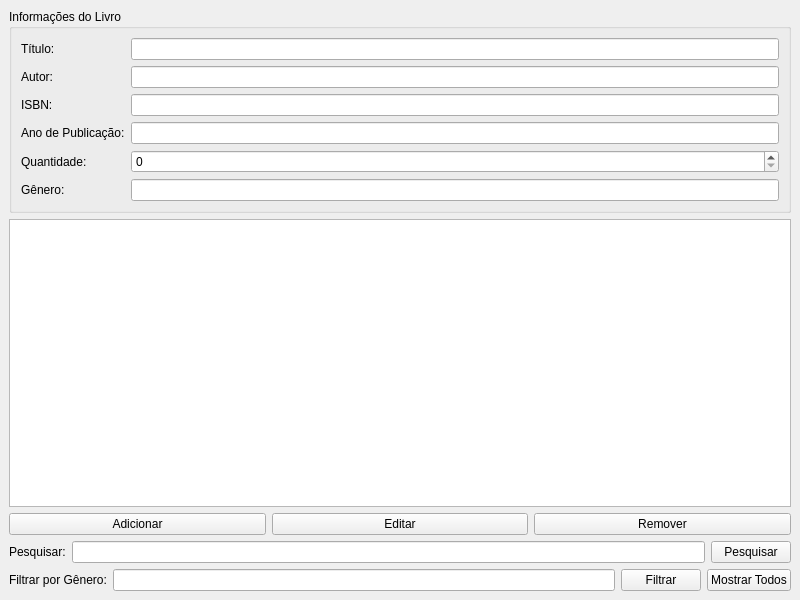
<?xml version="1.0" encoding="UTF-8"?>
<ui version="4.0">
 <class>MainWindow</class>
 <widget class="QMainWindow" name="MainWindow">
  <property name="geometry">
   <rect>
    <x>0</x>
    <y>0</y>
    <width>800</width>
    <height>600</height>
   </rect>
  </property>
  <property name="windowTitle">
   <string>Sistema de Inventário de Biblioteca</string>
  </property>
  <widget class="QWidget" name="centralwidget">
   <layout class="QVBoxLayout" name="verticalLayout">
    <item>
     <widget class="QGroupBox" name="groupBox">
      <property name="title">
       <string>Informações do Livro</string>
      </property>
      <layout class="QFormLayout" name="formLayout">
       <item row="0" column="0">
        <widget class="QLabel" name="labelTitulo">
         <property name="text">
          <string>Título:</string>
         </property>
        </widget>
       </item>
       <item row="0" column="1">
        <widget class="QLineEdit" name="inputTitulo"/>
       </item>
       <item row="1" column="0">
        <widget class="QLabel" name="labelAutor">
         <property name="text">
          <string>Autor:</string>
         </property>
        </widget>
       </item>
       <item row="1" column="1">
        <widget class="QLineEdit" name="inputAutor"/>
       </item>
       <item row="2" column="0">
        <widget class="QLabel" name="labelISBN">
         <property name="text">
          <string>ISBN:</string>
         </property>
        </widget>
       </item>
       <item row="2" column="1">
        <widget class="QLineEdit" name="inputISBN"/>
       </item>
       <item row="3" column="0">
        <widget class="QLabel" name="labelAnoPublicacao">
         <property name="text">
          <string>Ano de Publicação:</string>
         </property>
        </widget>
       </item>
       <item row="3" column="1">
        <widget class="QLineEdit" name="inputAnoPublicacao"/>
       </item>
       <item row="4" column="0">
        <widget class="QLabel" name="labelQuantidade">
         <property name="text">
          <string>Quantidade:</string>
         </property>
        </widget>
       </item>
       <item row="4" column="1">
        <widget class="QSpinBox" name="inputQuantidade"/>
       </item>
       <item row="5" column="0">
        <widget class="QLabel" name="labelGenero">
         <property name="text">
          <string>Gênero:</string>
         </property>
        </widget>
       </item>
       <item row="5" column="1">
        <widget class="QLineEdit" name="inputGenero"/>
       </item>
      </layout>
     </widget>
    </item>
    <item>
     <widget class="QListWidget" name="listaLivros"/>
    </item>
    <item>
     <layout class="QHBoxLayout" name="horizontalLayout">
      <item>
       <widget class="QPushButton" name="btnAdicionar">
        <property name="text">
         <string>Adicionar</string>
        </property>
       </widget>
      </item>
      <item>
       <widget class="QPushButton" name="btnEditar">
        <property name="text">
         <string>Editar</string>
        </property>
       </widget>
      </item>
      <item>
       <widget class="QPushButton" name="btnRemover">
        <property name="text">
         <string>Remover</string>
        </property>
       </widget>
      </item>
     </layout>
    </item>
    <item>
     <layout class="QHBoxLayout" name="horizontalLayout_2">
      <item>
       <widget class="QLabel" name="labelPesquisa">
        <property name="text">
         <string>Pesquisar:</string>
        </property>
       </widget>
      </item>
      <item>
       <widget class="QLineEdit" name="inputPesquisa"/>
      </item>
      <item>
       <widget class="QPushButton" name="btnPesquisar">
        <property name="text">
         <string>Pesquisar</string>
        </property>
       </widget>
      </item>
     </layout>
    </item>
    <item>
     <layout class="QHBoxLayout" name="horizontalLayout_3">
      <item>
       <widget class="QLabel" name="labelFiltroGenero">
        <property name="text">
         <string>Filtrar por Gênero:</string>
        </property>
       </widget>
      </item>
      <item>
       <widget class="QLineEdit" name="inputFiltroGenero"/>
      </item>
      <item>
       <widget class="QPushButton" name="btnFiltrarGenero">
        <property name="text">
         <string>Filtrar</string>
        </property>
       </widget>
      </item>
      <item>
       <widget class="QPushButton" name="btnMostrarTodos">
        <property name="text">
         <string>Mostrar Todos</string>
        </property>
       </widget>
      </item>
     </layout>
    </item>
   </layout>
  </widget>
 </widget>
 <resources/>
 <connections/>
</ui>
